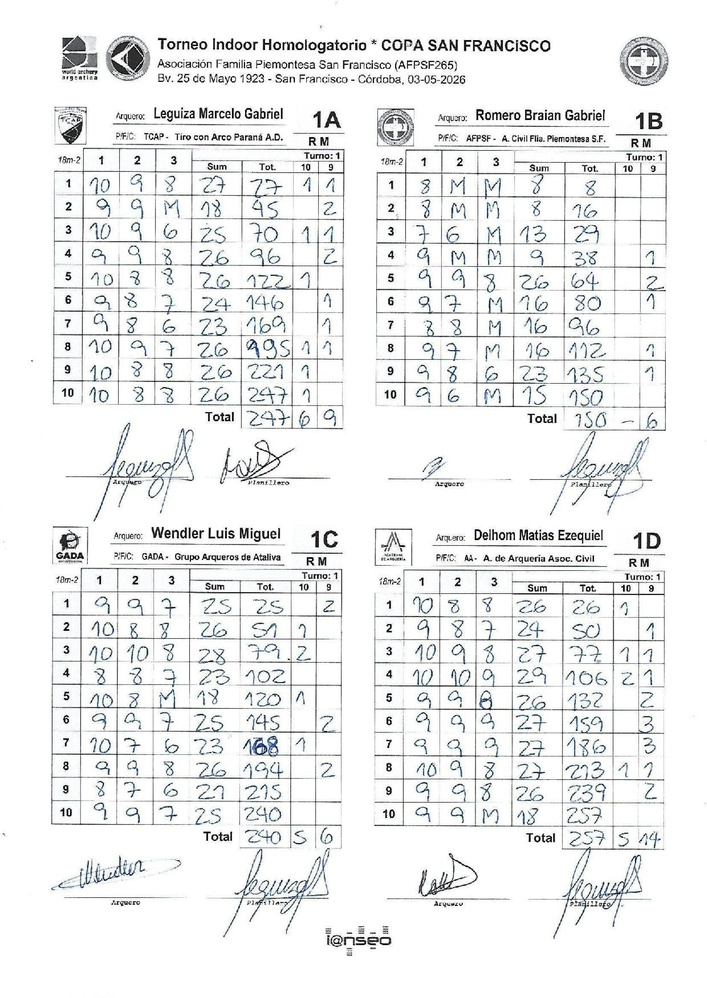
#> input picture data/raw/2026-05-03-S-AFPSF-Planillas-20260505_151652-images-2.jpg, 707 x 998 px, shrunk from 2484 x 3509 before the run
$ python -i agente_1_clasificador_segmentador.py   (imports and definitions only)
#> lines starting #> are read from the running program, lines starting #| are printed output that depends on the picture; after the words box and inside, x2 and y2 are one past the last pixel; in counts of white or black regions, pixels touching at a corner belong together
#!/usr/bin/env python3
# -*- coding: utf-8 -*-
"""
Agente 1: Clasificador y Segmentador de Planillas de Tiro con Arco.

Responsabilidades:
1. Procesar archivos de entrada (PDF multipágina o Imagen).
2. Renderizar páginas de PDF a imágenes ordenadas usando pypdfium2.
3. Clasificar el tipo de juego ('clasificacion', 'eliminatoria', 'sin_modo') y el layout ('4_arqueros', '2_arqueros', '1_arquero', 'portada').
4. Utilizar identificadores POSICIONALES dinámicos (NO hardcodear "1A", "1B", "1C", "1D", ya que el número de contención varía: ej. 5A, 12C, etc. y en eliminatorias es por Puesto/Posición).
5. Aplicar solapes verticales adecuados (empezando en y=0.38*h para cuadrantes inferiores) de modo que el encabezado con datos del arquero NUNCA quede cortado.
6. Emitir un manifiesto JSON estructurado con las tareas ordenadas para el Agente 2 (OCR / Visión).
"""

import os
import json
import tempfile
from PIL import Image
import numpy as np
import cv2

try:
    import pypdfium2 as pdfium
    PDF_SUPPORT = True
except ImportError:
    PDF_SUPPORT = False


class AgenteClasificadorSegmentador:
    def __init__(self, output_dir=None):
        self.output_dir = output_dir or tempfile.mkdtemp(prefix="archery_agent1_")
        if not os.path.exists(self.output_dir):
            os.makedirs(self.output_dir, exist_ok=True)

    def analizar_layout(self, ruta_imagen, original_filename=None, tipo_juego_manual=None):
        """
        Analiza la geometría, el nombre original y las líneas del documento para clasificar:
        - tipo_juego: 'clasificacion', 'eliminatoria' o 'sin_modo'
        - layout: '4_arqueros', '2_arqueros', '1_arquero' o 'portada'
        - posiciones_activas: lista de identificadores posicionales (ej. ['Pos_A', 'Pos_B', 'Pos_C', 'Pos_D'] o ['Puesto_1', 'Puesto_2'] o ['Individual'])
        """
        pil_img = Image.open(ruta_imagen)
#> pil_img is the input picture: PIL image 707x998 RGB; mean R, G, B 236.8, 237.7, 237.8
        img_np = np.array(pil_img.convert('RGB'))
        gray = cv2.cvtColor(img_np, cv2.COLOR_RGB2GRAY)
        h, w = gray.shape
#> h = 998; w = 707

        filename = (original_filename or os.path.basename(ruta_imagen)).lower()

        # 1. Anulación manual explícita
        if tipo_juego_manual in ["clasificacion", "eliminatoria"]:
            tipo_juego = tipo_juego_manual
            if tipo_juego == "eliminatoria":
                layout = "2_arqueros"
                posiciones = ["Puesto_1", "Puesto_2"]
            else:
                layout = "4_arqueros"
                posiciones = ["Pos_A", "Pos_B", "Pos_C", "Pos_D"]
            return tipo_juego, layout, posiciones

        # 2. Análisis de nombres de archivo específicos
        if "eliminacion" in filename or "duelo" in filename or "2-arqueros" in filename or "enfrentamiento" in filename:
            return "eliminatoria", "2_arqueros", ["Puesto_1", "Puesto_2"]

        # Si el nombre indica una tarjeta individual recortada (ej: 1A-, 1B-, crop_, individual)
        if any(pat in filename for pat in ["crop_", "individual", "1a-", "1b-", "1c-", "1d-", "2a-", "3a-"]):
            return "clasificacion", "1_arquero", ["Individual"]

        # 3. Análisis por Visión de Computadora (Morphology de líneas y proyección central)
        _, thresh = cv2.threshold(gray, 200, 255, cv2.THRESH_BINARY_INV)
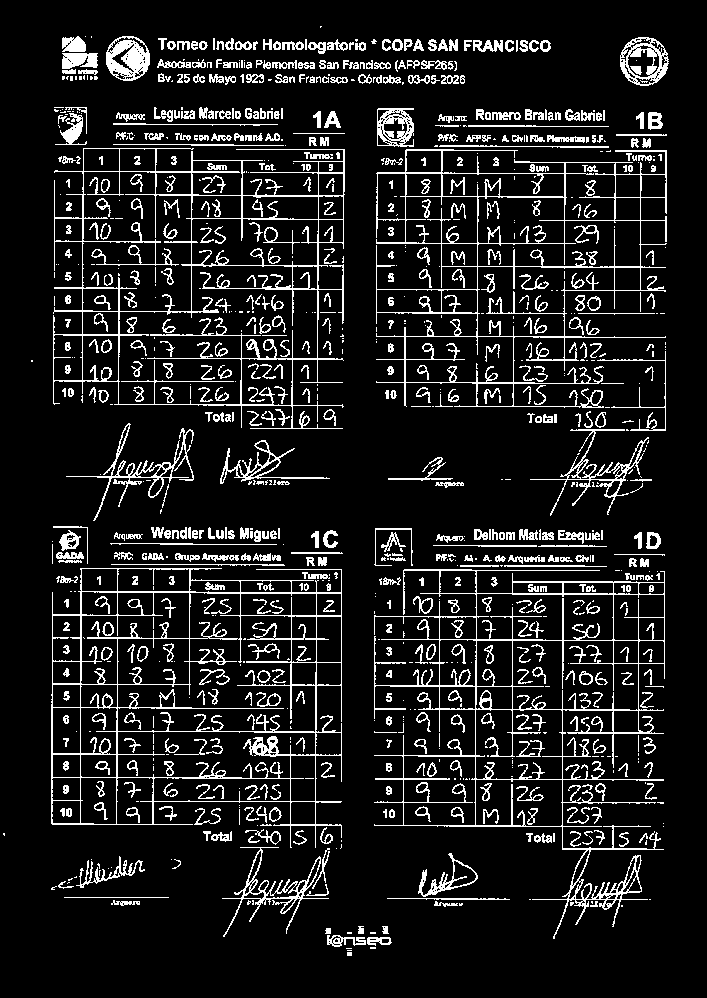
#> thresh: shape (998, 707); 11.4% white in thin lines or dots, all inside (x1, y1, x2, y2) = (3, 26, 669, 956)

        # Detectar líneas horizontales de tablas
        kernel_h = cv2.getStructuringElement(cv2.MORPH_RECT, (max(10, w // 20), 1))
        lines_h = cv2.morphologyEx(thresh, cv2.MORPH_OPEN, kernel_h)
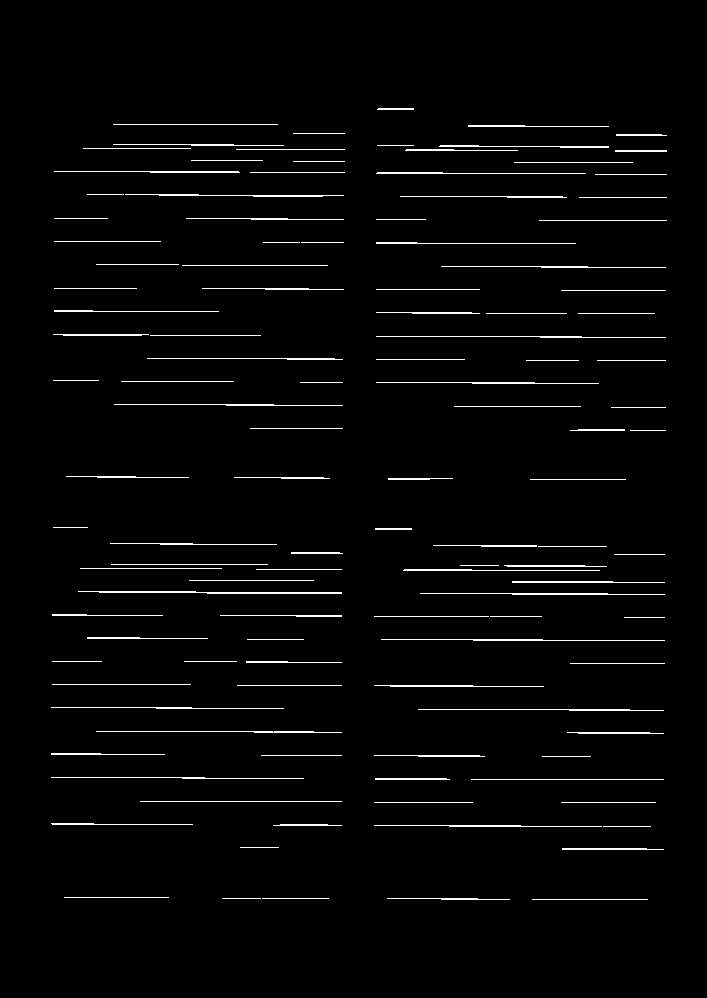
#> lines_h: shape (998, 707); 2.4% white in thin lines or dots, all inside (x1, y1, x2, y2) = (51, 108, 667, 900)

        top_density = np.mean(lines_h[0:int(h * 0.35), :])
#> top_density = 6.4
        bot_density = np.mean(lines_h[int(h * 0.45):int(h * 0.90), :])
#> bot_density = 7.01

        # Verificar presencia de división vertical central (columna divisoria en x = w//2)
        center_strip = thresh[:, int(w * 0.45):int(w * 0.55)]
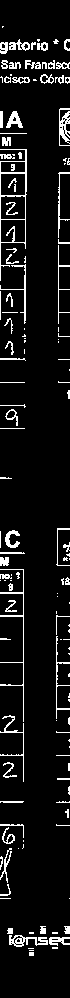
#> center_strip: shape (998, 70); 8.1% white in thin lines or dots
        kernel_v = cv2.getStructuringElement(cv2.MORPH_RECT, (1, max(10, h // 20)))
#> kernel_v = 49 values from 1 to 1
        lines_v = cv2.morphologyEx(center_strip, cv2.MORPH_OPEN, kernel_v)
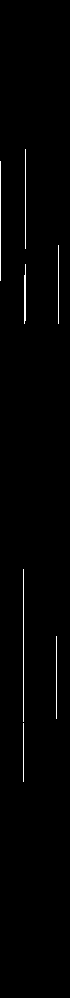
#> lines_v: shape (998, 70); 1% white in thin lines or dots, all inside (x1, y1, x2, y2) = (0, 149, 59, 782)
        center_v_density = np.mean(lines_v)
#> center_v_density = 2.56

        has_tables = (top_density > 0.02 or bot_density > 0.02)
#> has_tables = True

        if not has_tables:
            # Es una portada, carátula o hoja de título
            return "sin_modo", "portada", ["Portada"]

        if center_v_density > 0.5 and top_density > 0.02 and bot_density > 0.02:
            # Grilla 2x2 completa con columna divisoria central -> 4 arqueros por página
            return "clasificacion", "4_arqueros", ["Pos_A", "Pos_B", "Pos_C", "Pos_D"]
        elif top_density > 0.02 and bot_density > 0.02 and center_v_density <= 0.5:
            # Planilla individual con tablas largas que ocupan todo el alto
            return "clasificacion", "1_arquero", ["Individual"]
        else:
            # Por defecto si no hay columna divisoria
            return "clasificacion", "1_arquero", ["Individual"]

    def procesar_documento(self, ruta_archivo, tipo_juego_manual=None):
        """
        Procesa el archivo de entrada (PDF o Imagen) y retorna un
        manifiesto JSON con las imágenes recortadas listas para el Agente 2.
        """
        if not os.path.exists(ruta_archivo):
            raise FileNotFoundError(f"El archivo '{ruta_archivo}' no existe.")

        original_filename = os.path.basename(ruta_archivo)
        es_pdf = ruta_archivo.lower().endswith('.pdf')
        paginas_imagenes = []

        if es_pdf:
            if not PDF_SUPPORT:
                raise ImportError("Se requiere 'pypdfium2' para procesar archivos PDF.")
            doc = pdfium.PdfDocument(ruta_archivo)
            for i, page in enumerate(doc):
                bitmap = page.render(scale=2)
                pil_img = bitmap.to_pil()
                img_path = os.path.join(self.output_dir, f"pagina_{i+1}.png")
                pil_img.save(img_path)
                paginas_imagenes.append((i + 1, img_path))
        else:
            paginas_imagenes.append((1, ruta_archivo))

        manifiesto = {
            "archivo_origen": original_filename,
            "total_paginas": len(paginas_imagenes),
            "tareas_agente2": []
        }

        for num_pag, img_path in paginas_imagenes:
            tipo_juego, layout, posiciones_activas = self.analizar_layout(
                img_path,
                original_filename=original_filename,
                tipo_juego_manual=tipo_juego_manual
            )

            img = Image.open(img_path)
            w, h = img.size
#> w = 707; h = 998

            # Definición de coordenadas con SOLAPE ESTRUCTURAL para evitar cortes
            if layout == "4_arqueros":
                # Arriba: 0 a 53% del alto. Abajo: 38% a 100% del alto (Solape del 15% para incluir todo el encabezado de C y D)
                cuadrantes_coords = {
                    "Pos_A": (0, 0, w // 2, int(h * 0.53)),
                    "Pos_B": (w // 2, 0, w, int(h * 0.53)),
                    "Pos_C": (0, int(h * 0.38), w // 2, h),
                    "Pos_D": (w // 2, int(h * 0.38), w, h)
                }
            elif layout == "2_arqueros":
                # Eliminatorias: Dividido verticalmente por puestos (Puesto 1 / Puesto 2)
                cuadrantes_coords = {
                    "Puesto_1": (0, 0, w // 2, h),
                    "Puesto_2": (w // 2, 0, w, h)
                }
            elif layout == "1_arquero":
                # Planilla Individual: 100% de la imagen, sin recortar NADA
                cuadrantes_coords = {"Individual": (0, 0, w, h)}
            else:
                # Portada / Carátula
                cuadrantes_coords = {"Portada": (0, 0, w, h)}

            for pos_id in posiciones_activas:
                coords = cuadrantes_coords[pos_id]
                crop_img = img.crop(coords)
                crop_filename = f"pag_{num_pag}_crop_{pos_id}.png"
                crop_path = os.path.join(self.output_dir, crop_filename)
                crop_img.save(crop_path, "PNG")

                manifiesto["tareas_agente2"].append({
                    "pagina": num_pag,
                    "posicion_slot": pos_id,
                    "tipo_juego": tipo_juego,
                    "layout": layout,
                    "ruta_recorte": crop_path
                })
#> this loop made 4 passes
#> pass 1, in procesar_documento, `crop_img = img.crop(coords)`:
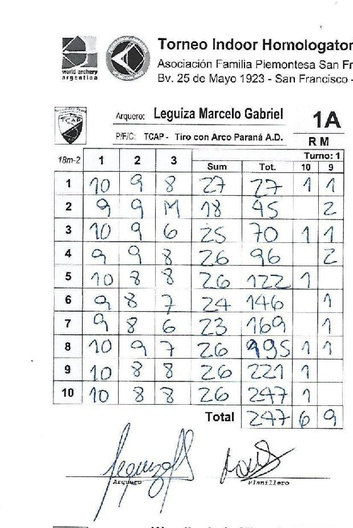
#> crop_img: PIL image 353x528 RGB; mean R, G, B 234.8, 235.7, 235.9
#> pass 3, in procesar_documento, `crop_img = img.crop(coords)`:
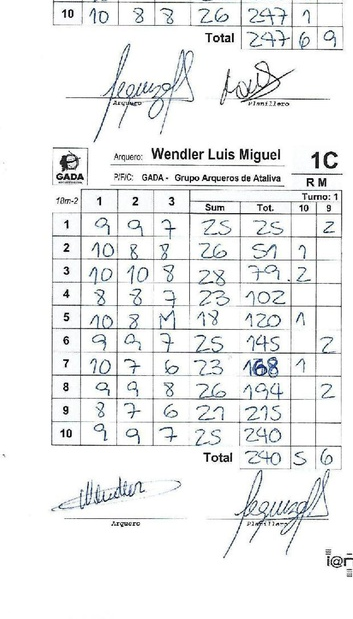
#> crop_img: PIL image 353x619 RGB; mean R, G, B 238.2, 239.3, 239.4
#> after the loop:
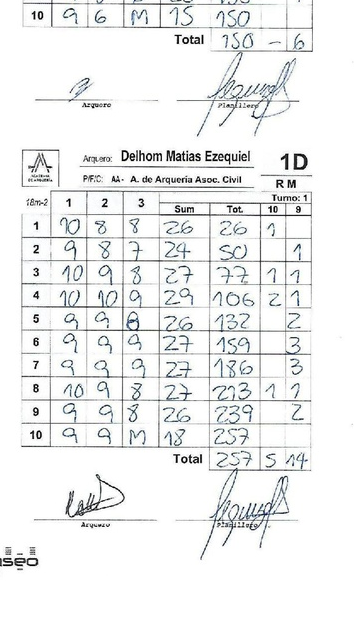
#> crop_img: PIL image 354x619 RGB; mean R, G, B 239.1, 240, 240.1

        return manifiesto

>>> result = AgenteClasificadorSegmentador().procesar_documento('../data/raw/2026-05-03-S-AFPSF-Planillas-20260505_151652-images-2.jpg')
